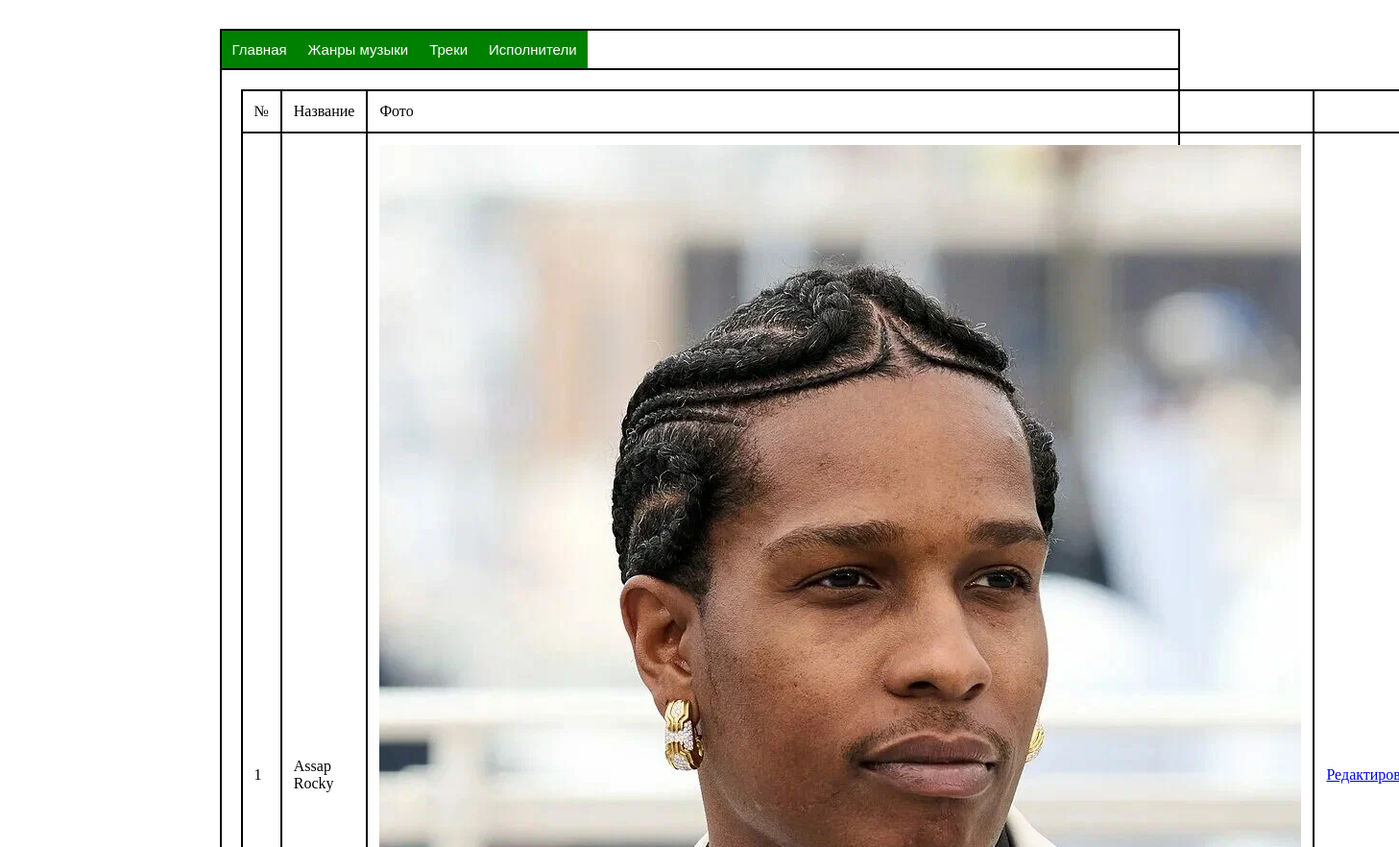
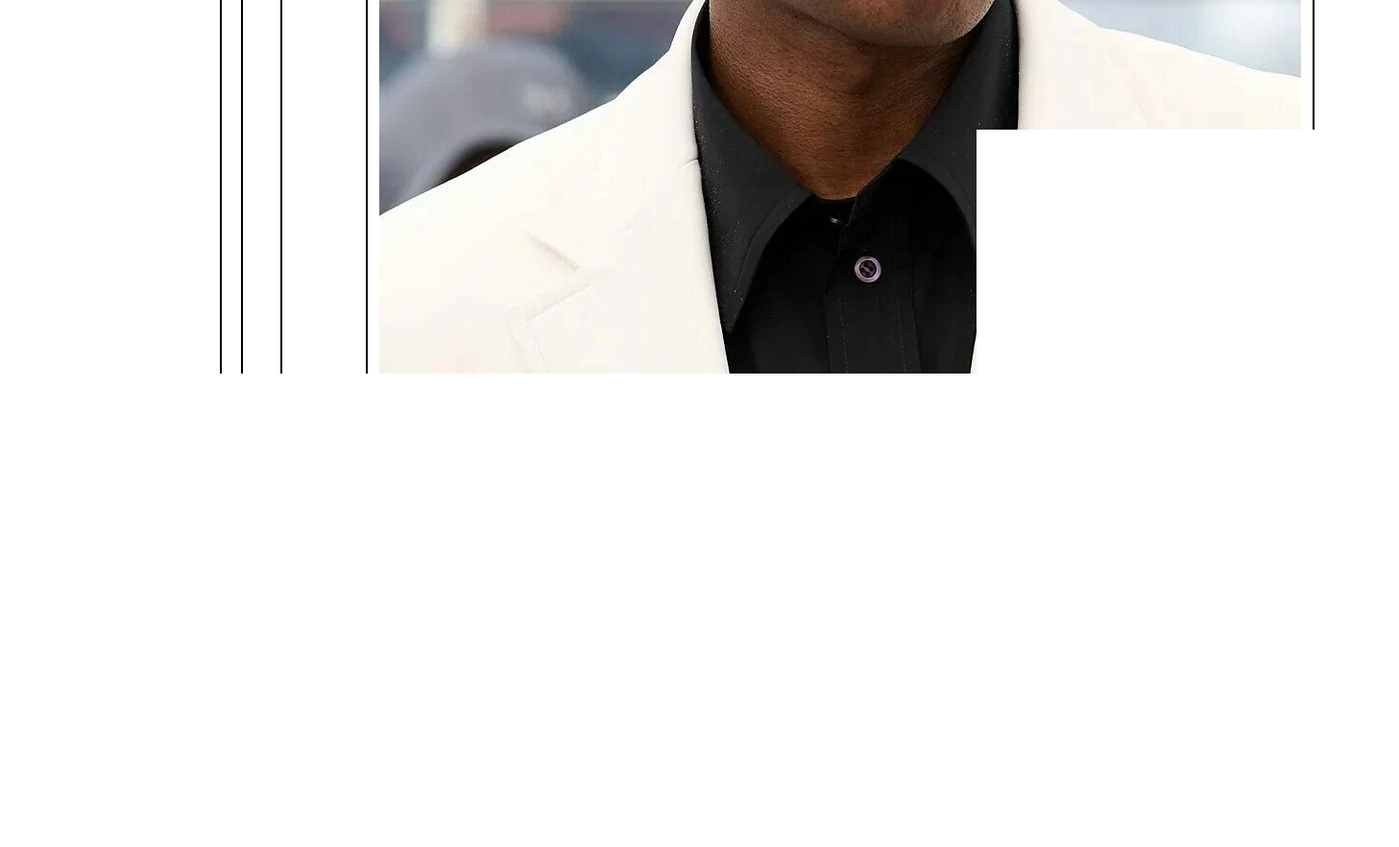
Screenshot of /artists/ with the database file from the repository (2 pictures, top to bottom).
### main/models.py (models this page shows, shortened)
class Artist(models.Model):
    name = models.CharField(max_length=500, unique=True)
    image = models.ImageField(upload_to='artists/', null=True)

### main/views.py (the view)
# urls.py: path('artists/', views.artists),
def artists(request):
    a = Artist.objects.all()
    return render(request, 'artists.html', {'artists': a})

### main/templates/artists.html (shortened to what this page needs)
{% extends "base.html" %}
{% block content %}
    <table>
        <thead>
            <tr>
                <td>№</td>
                <td>Название</td>
                <td>Фото</td>
                <td></td>
            </tr>
        </thead>
        <tbody>
            {% for a in artists %}
                <tr>
                    <td>{{a.id}}</td>
                    <td>{{a.name}}</td>
                    <td><img class="artist_logo" src="/media/{{a.image}}" alt=""></td>
                    <td><a href="/editartist/{{a.id}}">Редактировать</a></td>
                </tr>
            {% endfor %}
        </tbody>
    </table>
    <a href="/addartist">Добавить исполнителя</a>
{% endblock content %}

### main/static/styles.css (style rules this page uses)
* { box-sizing: border-box; }
table { width: 100%; border-collapse: collapse; margin-bottom: 20px; }
table th, table td { text-align: left; padding: 12px; border: 2px solid rgb(0, 0, 0); }

### rows the page displays
Artist: id "1", name "Assap Rocky", image (picture)
